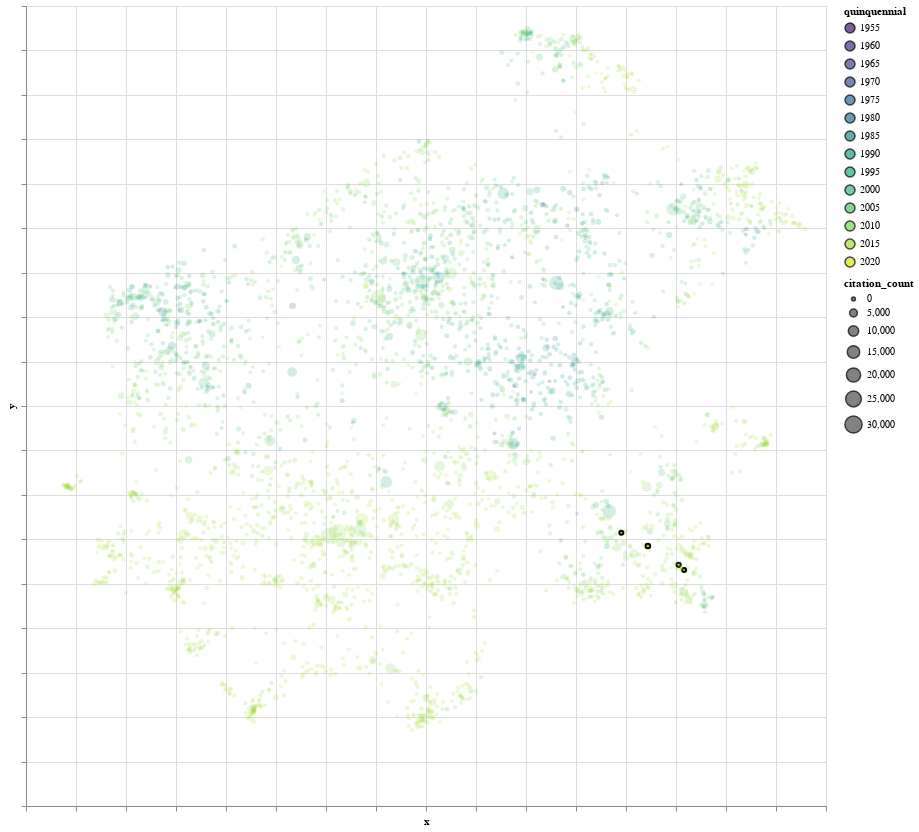

Source (notebook cell):
### Markdown cell above
### Find Authors

### Code cell
# @title Edit the `AUTHOR_FILTER` variable to full text search for authors.

AUTHOR_FILTER = "Rush "  # @param space at the end means "word border"

### Don't ignore case when searching...
FLAGS = 0
### uncomment do ignore case
# FLAGS = re.IGNORECASE

## --- FILTER CODE.. make it your own ---
data['issel'] = data['authors'].str.contains(AUTHOR_FILTER, na=False, flags=FLAGS, )
if data['issel'].mean()<0.0000000001:
  print('No match found')

## --- FROM HERE ON VIS CODE ---
alt.Chart(data[["x", "y", "authors", "title", YEAR_PERIOD, "citation_count", "issel"]], width=800,
                  height=800) \
    .mark_circle(stroke="black", strokeOpacity=1).encode(
    alt.Color(YEAR_PERIOD+':O',
              scale=alt.Scale(scheme='viridis', reverse=False),
              # legend=alt.Legend(title='Total Records')
              ),
    alt.Size('citation_count',
              scale=alt.Scale(type="pow", exponent=1, range=[15, 300])
              ),
    alt.StrokeWidth('issel:Q', scale=alt.Scale(type="linear", domain=[0,1], range=[0, 2]), legend=None),

    alt.Opacity('issel:Q', scale=alt.Scale(type="linear", domain=[0,1], range=[.2, 1]), legend=None),
    alt.X('x:Q',
        scale=alt.Scale(zero=False), axis=alt.Axis(labels=False)
    ),
    alt.Y('y:Q',
        scale=alt.Scale(zero=False), axis=alt.Axis(labels=False)
    ),
    tooltip=['title', 'authors'],
).interactive()

### Figure 1 — Vega-Lite specification as saved in the notebook (floating-point values rounded to 4 significant figures; data arrays with more than 128 entries replaced by an {"elided": "..."} marker saying what was removed)
{"config": {"view": {"continuousWidth": 300, "continuousHeight": 300}}, "data": {"name": "data-ac99d33c18923187284b2269ce88c896"}, "mark": {"type": "circle", "stroke": "black", "strokeOpacity": 1}, "encoding": {"color": {"field": "quinquennial", "scale": {"reverse": false, "scheme": "viridis"}, "type": "ordinal"}, "opacity": {"field": "issel", "legend": null, "scale": {"domain": [0, 1], "range": [0.2, 1], "type": "linear"}, "type": "quantitative"}, "size": {"field": "citation_count", "scale": {"exponent": 1, "range": [15, 300], "type": "pow"}, "type": "quantitative"}, "strokeWidth": {"field": "issel", "legend": null, "scale": {"domain": [0, 1], "range": [0, 2], "type": "linear"}, "type": "quantitative"}, "tooltip": [{"field": "title", "type": "nominal"}, {"field": "authors", "type": "nominal"}], "x": {"axis": {"labels": false}, "field": "x", "scale": {"zero": false}, "type": "quantitative"}, "y": {"axis": {"labels": false}, "field": "y", "scale": {"zero": false}, "type": "quantitative"}}, "height": 800, "params": [{"name": "param_3", "select": {"type": "interval", "encodings": ["x", "y"]}, "bind": "scales"}], "width": 800, "$schema": "https://vega.github.io/schema/vega-lite/v5.20.1.json", "datasets": {"data-ac99d33c18923187284b2269ce88c896": {"elided": "3309 records"}}}
